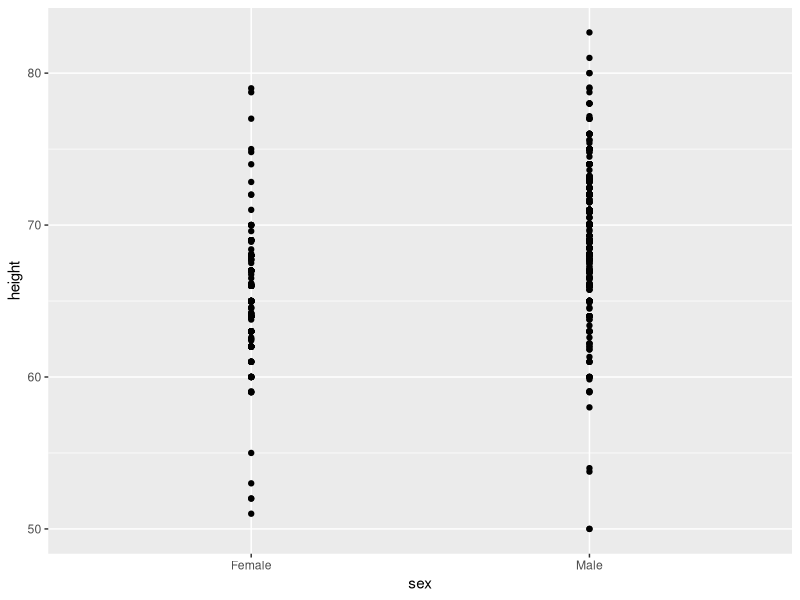
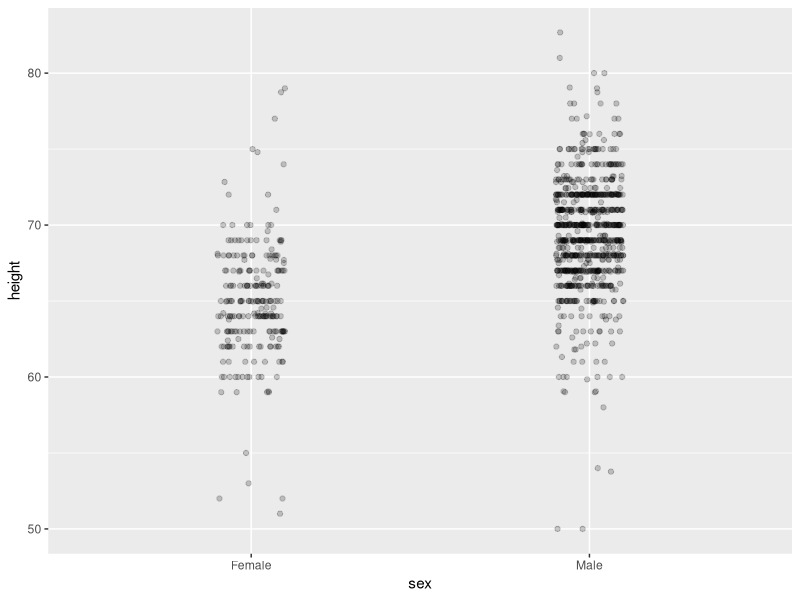
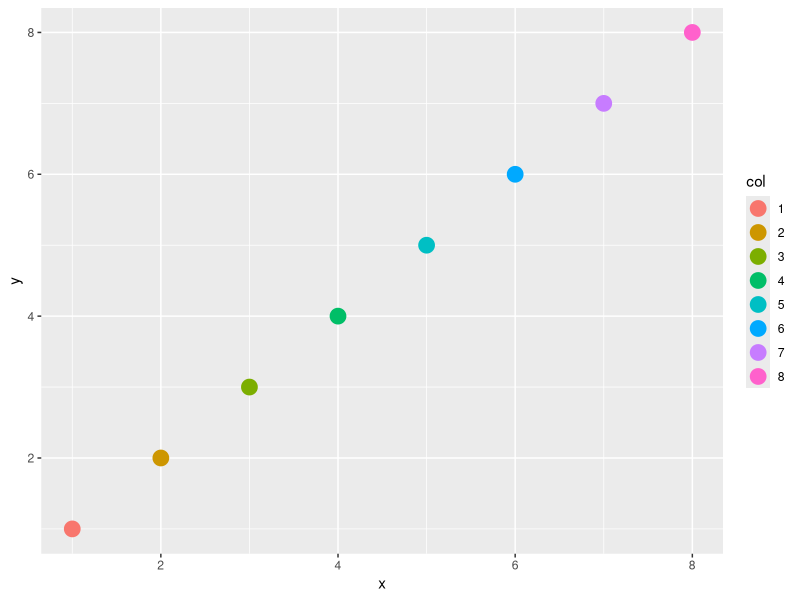
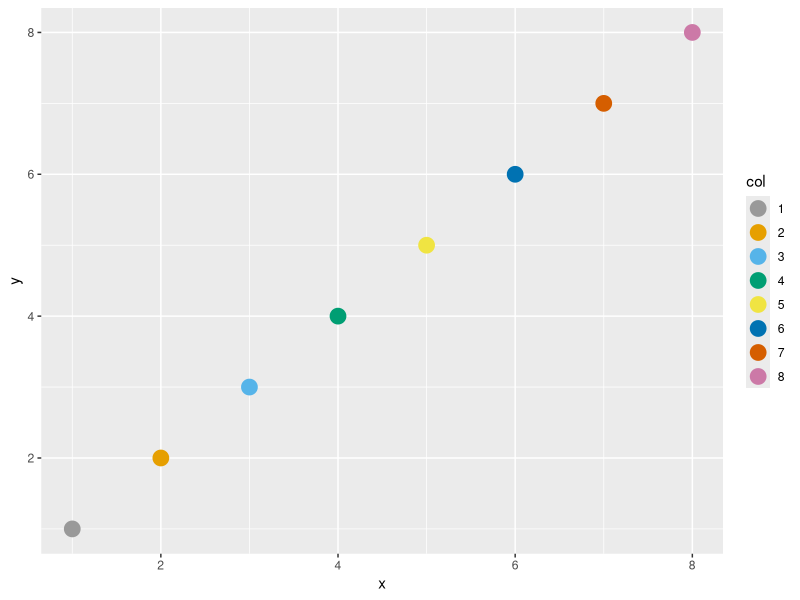

The R source for these figures, in order:
library(dslabs)
library(tidyverse)

# dot plot showing the data
heights %>% ggplot(aes(sex, height)) + geom_point()

# jittered, alpha blended point plot
heights  %>% ggplot (aes(sex, height)) + geom_jitter(width = 0.1, alpha = 0.2)

color_blind_friendly_cols <- c("#999999", "#E69F00", "#56B4E9", "#009E73", "#F0E442", "#0072B2", "#D55E00", "#CC79A7")

p1 <- data.frame(x = 1:8, y = 1:8, col = as.character(1:8)) %>%
                   ggplot(aes(x, y, color = col)) +
                   geom_point(size = 5)
p1
                 p1 + scale_color_manual(values = color_blind_friendly_cols)
                 
